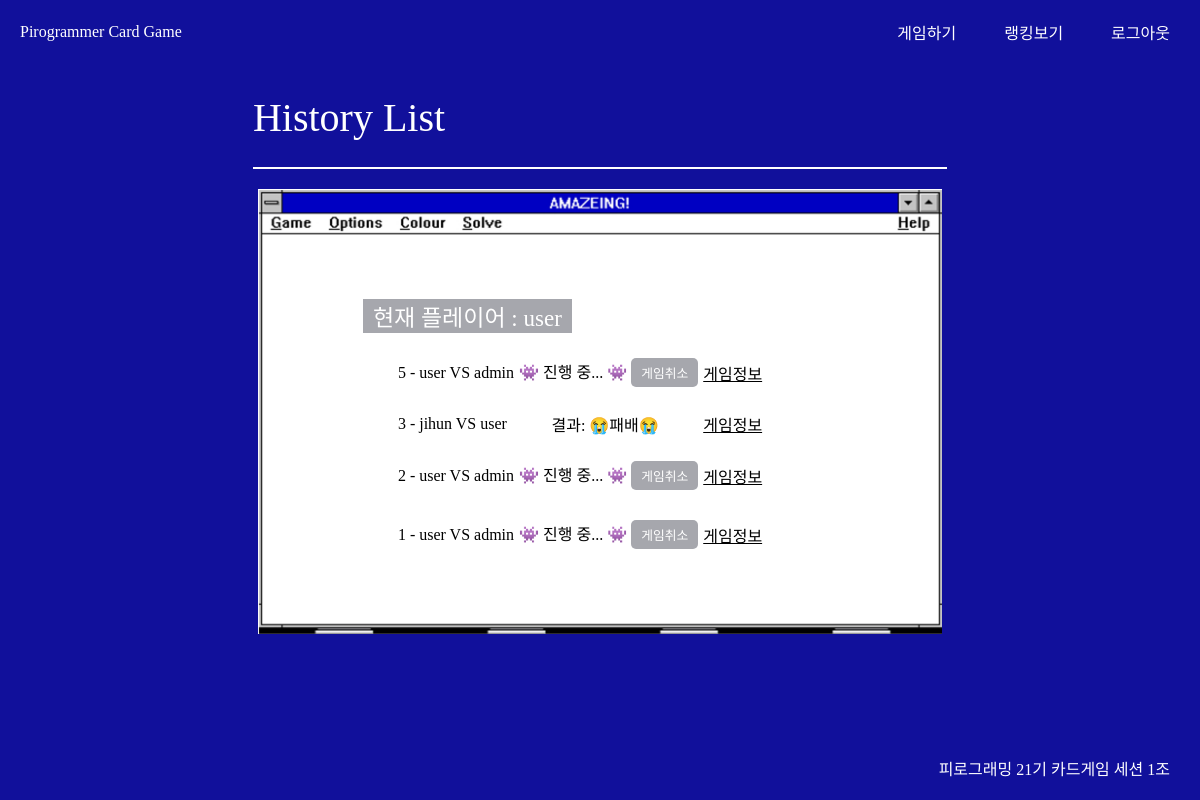
The page /game/history/ (signed in) on the database its author committed.
### apps/users/models.py (models this page shows)
class Users(AbstractUser):
    first_name = None
    last_name = None
    user_name = models.CharField(max_length=10, null=True)
    user_score = models.IntegerField(default=0)
    groups = models.ManyToManyField(
        Group,
        related_name="custom_users_groups",  # 고유한 이름으로 변경
        blank=True,
        help_text=(
            "The groups this user belongs to. A user will get all permissions "
            "granted to each of their groups."
        ),
        related_query_name="user",
    )
    user_permissions = models.ManyToManyField(
        Permission,
        related_name="custom_users_permissions",  # 고유한 이름으로 변경
        blank=True,
        help_text="Specific permissions for this user.",
        related_query_name="user",
    )
    def __str__(self):
        return self.username

### apps/game/models.py (models this page shows)
class Game(models.Model):
    bigorsmall = models.BooleanField()
    attacker = models.ForeignKey(
        Users,
        on_delete=models.CASCADE,
        null=True,
        blank=True,
        related_name="attack_game",
    )
    attacker_card = models.IntegerField(
        validators=[MinValueValidator(1), MaxValueValidator(10)]
    )
    revenger = models.ForeignKey(
        Users,
        on_delete=models.CASCADE,
        null=True,
        blank=True,
        related_name="revenge_game",
    )
    revenger_card = models.IntegerField(
        validators=[MinValueValidator(1), MaxValueValidator(10)], null=True, blank=True
    )
    created_date = models.DateTimeField(default=timezone.now)

### apps/game/views.py (the view)
# urls.py: path("history/", history, name="history"),
def history(request):
    player = request.user  # 요청으로 들어온 (=현재 로그인 플레이어) 플레이어를 받아옴
    games = Game.objects.filter(Q(attacker=player) | Q(revenger=player)).order_by(
        "-created_date"
    )
    list = {"games": games}
    return render(request, "game/history.html", list)

### templates/game/history.html (shortened to what this page needs)
{% extends 'base.html' %}
{% load static %}
{% block head %}
<head>
    <link rel="stylesheet" href="{% static 'css/history.css' %}">
</head>
{% endblock %}
{%block content%}
<section id="history_section">
  <div id="history_list">
    <div id="history_list_container">
      <div id="history_list_title">
        History List
      </div>
      <div id="game_bg__container">
        <div class="game_bg">
          <p id="history_list_player">현재 플레이어 : {{request.user.username}}</p>
        <ul id="history_list_sum">
          {% for game in games %}
          <li>
            <p id="history_list_content">{{game.pk}} - {{game.attacker}} VS {{game.revenger}}</p>
            {% if game.revenger_card != null and game.attacker_card != null %}
                {% if game.bigorsmall == True %}
                    {% if game.attacker_card > game.revenger_card %}
                      {% if game.attacker == request.user %}
                      <p>결과: 😍승리😍</p>
                      {% else %}
                      <p>결과: 😭패배😭</p>
                      {% endif %}
                    {% elif game.attacker_card < game.revenger_card %}
                      {% if game.attacker == request.user %}
                      <p>결과: 😭패배😭</p>
                      {% else %}
                      <p>결과: 😍승리😍</p>
                      {% endif %}
                    {% elif game.attacker_card == game.revenger_card %}
                    <p>결과 : 😑무승부😑</p>
                    {% endif %}
                    <a class="history_list_detail" href="{% url 'game:detail_result' game.pk %}"> 게임정보 </a>
                {% else %}
                    {% if game.attacker_card > game.revenger_card %}
                      {% if game.attacker == request.user %}
                      <p>결과: 😭패배😭</p>
                      {% else %}
                      <p>결과: 😍승리😍</p>
                      {% endif %}
                    {% elif game.attacker_card < game.revenger_card %}
                      {% if game.attacker == request.user %}
                      <p>결과: 😍승리😍</p>
                      {% else %}
                      <p>결과: 😭패배😭</p>
                      {% endif %}
                    {% elif game.attacker_card == game.revenger_card %}
                    <p>결과 : 😑무승부😑</p>
                    {% endif %}
                    <a class="history_list_detail" href="{% url 'game:detail_result' game.pk %}"> 게임정보 </a>
                {% endif %}
            {% else %}
                {% if game.attacker.username == request.user.username %}
                    <form action="{% url 'game:game_delete' game.pk %}" method="post">
                    <p id="history_list_result">👾 진행 중... 👾 <button class="delete_btn">게임취소</button></p>
                    </form>
                    <a class="history_list_detail" href="{% url 'game:progressing_result' game.pk %}">게임정보</a>
                {% else %}
                    <a class="history_list_detail" href="{% url 'game:revenge' game.pk %}">revenge</a>
                    <a class="history_list_detail" href="{% url 'game:detail_revenge' game.pk %}"> 게임정보 </a>
            {% endif %}
          {% endif %}
          </li>
          {% endfor %}
        </ul>
        </div>
      </div>
    </div>
  </div>
</section>
{%endblock%}

### static/css/main.css (style rules this page uses)
:root { --main-color: #11109B; --gray-color: #A6A7AD; --main-font: "DungGeunMo"; --main-border: 2px solid black; }
* { margin: 0; padding: 0; }
a { color: white; font-family: var(--main-font); }
section { height: 84vh; background-color: var(--main-color); background-image: url(../images/blue_screen.png); background-size: cover; }

### static/css/history.css (style rules this page uses)
#history_section { height: 84vh; background-color: var(--main-color); background-image: none; }
#history_list { display: flex; align-items: center; justify-content: center; max-height: 84vh; overflow: hidden; }
#history_list_title { background-color: var(--main-color); margin-top: 30px; color: white; font-family: var(--main-font); font-size: 40px; border-bottom: 2px solid; padding-bottom: 26px; }
#history_list_player { background-color: var(--main-color); margin-left: 50px; margin-right: auto; color: white; font-family: var(--main-font); font-size: 23px; background-color: var(--gray-color); padding-right: 10px; padding-left: 10px; margin-bottom: 20px; }
#game_bg__container { margin-top: 20px; padding: 50px 60px; padding-bottom: 30px; background-image: url(../images/game_background.jpg); background-size : contain; background-repeat: no-repeat; background-position: center; height: auto; max-height: 500px; overflow-y: auto; overflow-x: hidden; }
.game_bg { margin-top: 60px; margin-bottom: 30px; display: flex; flex-direction: column; justify-content: center; }
#history_list_sum { padding-left: 85px; padding-right:125px; }
ul { padding: 0; }
li { list-style: none; display: flex; align-items: center; justify-content: space-between; margin-bottom: 20px; gap: 5px; }
#history_list_sum li a { color: black; font-family: var(--main-font); }
#history_list_content, #history_list_result { font-family: var(--main-font); }
p { font-family: var(--main-font); }
.delete_btn { font-size: .8rem; display: inline-block; padding: 5px 10px; text-align: center; background-color: var(--gray-color); border: none; border-radius: 5px; text-decoration: none; cursor: pointer; color: white; font-family: var(--main-font); margin: 5px 0; }

### rows shown on the page
Users: user.username "user"
Game: pk "5", attacker "user", revenger "admin", shows "👾 진행 중... 👾"
Game: pk "3", attacker "jihun", revenger "user", revenger_card "결과: 😭패배😭"
Game: pk "2", attacker "user", revenger "admin", shows "👾 진행 중... 👾"
Game: pk "1", attacker "user", revenger "admin", shows "👾 진행 중... 👾"
